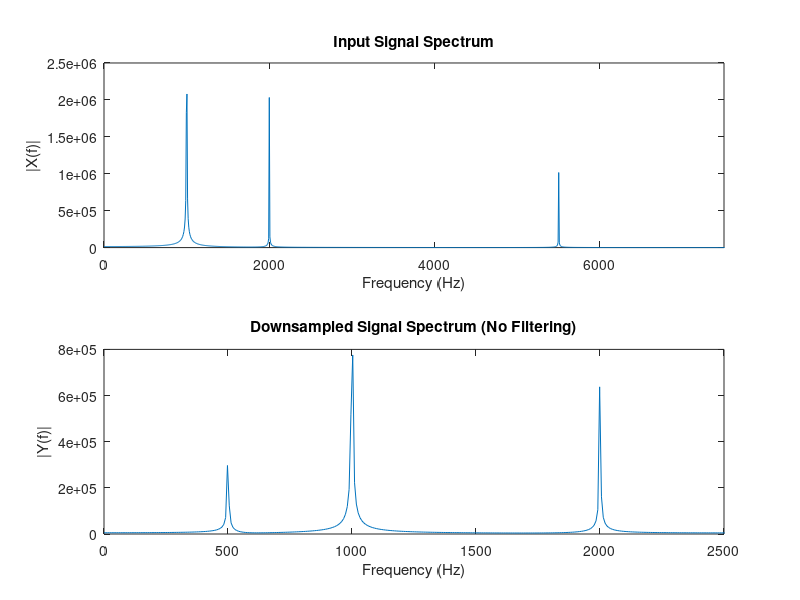

MATLAB code to generate this figure:
%Lab04-Part-A
%Part 1

%% EC5011 Lab 4A - Part 1: Downsampling by 3 without filtering

fs = 15000;           % Sampling frequency (Hz)
N = 2048;             % Number of samples
t = (0:N-1)/fs;       % Time vector

% Generate the sampled signal x[n]
A1 = 3000; f1 = 1000;
A2 = 2000; f2 = 2000;
A3 = 1000; f3 = 5500;
x = A1*sin(2*pi*f1*t) + A2*sin(2*pi*f2*t) + A3*sin(2*pi*f3*t);

% Downsample by 3 (no filtering)
y = x(1:3:end);

% Frequency axes
f_x = (0:N-1)*(fs/N);
N_y = length(y);
f_y = (0:N_y-1)*(fs/3/N_y);

% Plot magnitude spectra
figure;
subplot(2,1,1);
plot(f_x, abs(fft(x)));
title('Input Signal Spectrum');
xlabel('Frequency (Hz)'); ylabel('|X(f)|');
xlim([0 fs/2]);

subplot(2,1,2);
plot(f_y, abs(fft(y)));
title('Downsampled Signal Spectrum (No Filtering)');
xlabel('Frequency (Hz)'); ylabel('|Y(f)|');
xlim([0 fs/6]);
